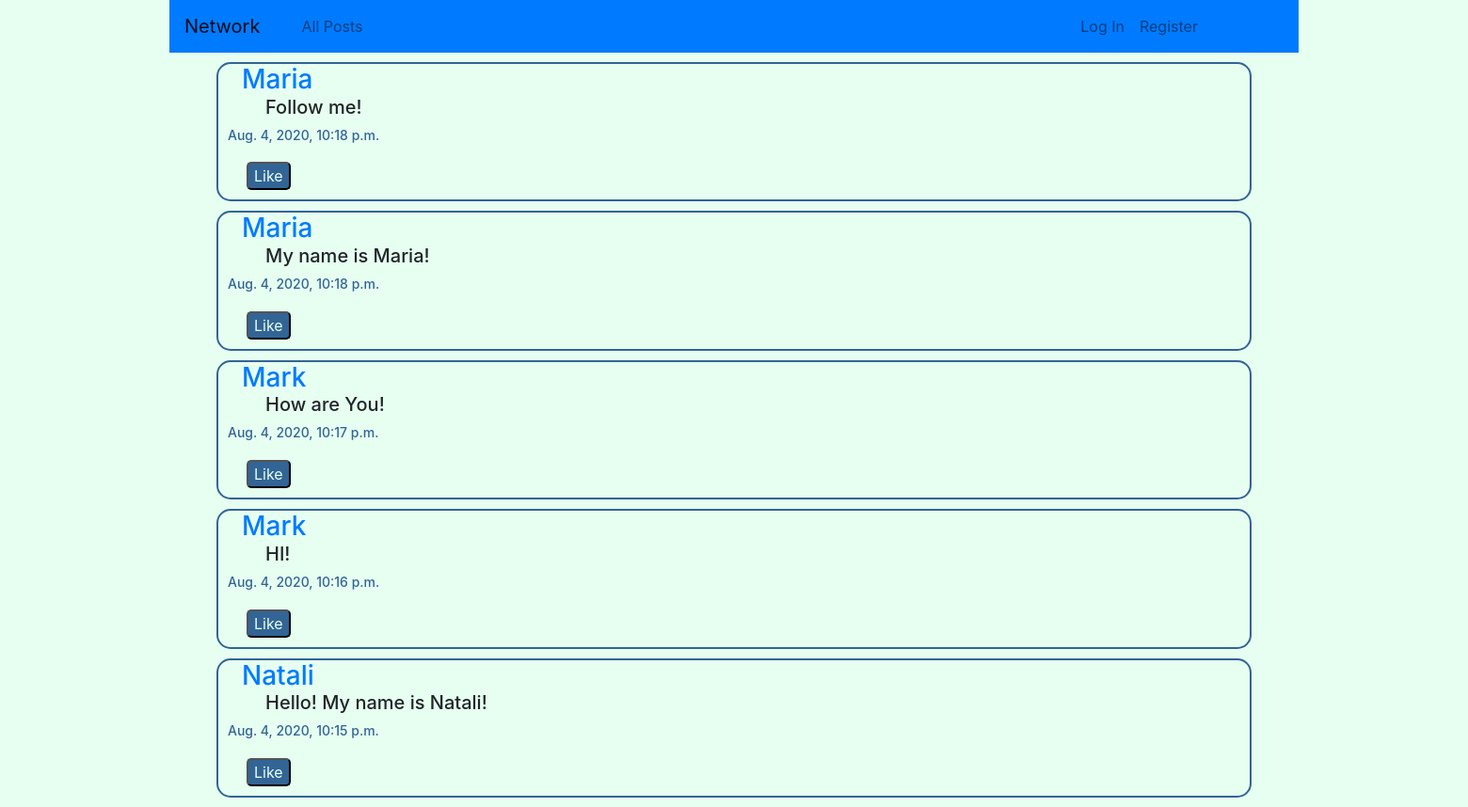
The page /1/following on the database as committed earlier.
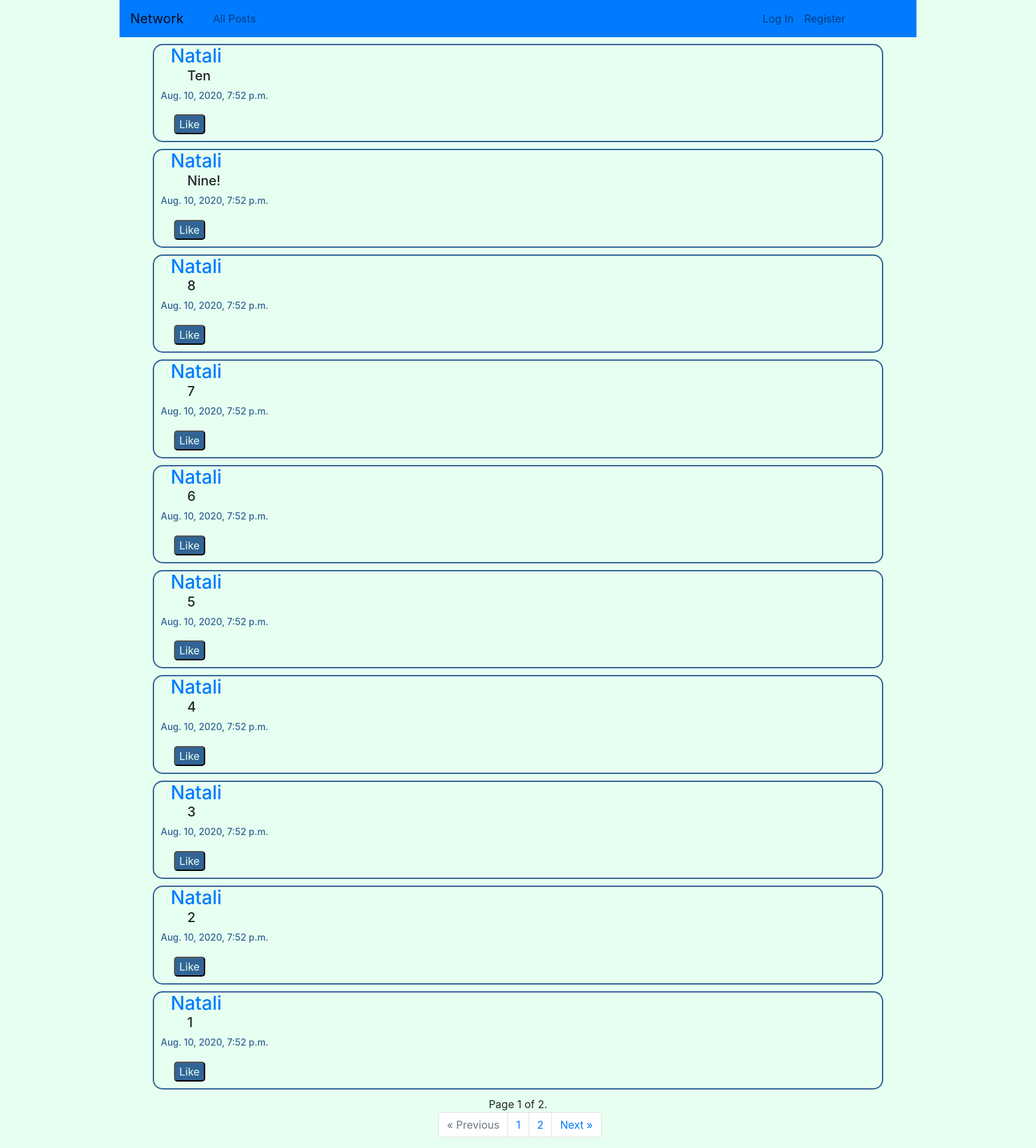
The same page on the database as committed later.
### network/models.py (models this page shows, shortened)
class Post(models.Model):
    user = models.ForeignKey(User, on_delete=models.CASCADE, related_name="user")
    content = models.TextField()
    time = models.DateTimeField()

class User(AbstractUser):
    pass

### network/views.py (the view)
# urls.py: path("<int:user_id>/following", views.following, name="following"),
def following(request, user_id):
    pageNum = request.GET.get('page')
    user = User.objects.get(id = user_id)
    follows = Follow.objects.all().filter(user = user)
    if len(follows) > 0:
        notFollowing = False
        for f in range(len(follows)):
            userN = User.objects.get(username = follows[f].following)
            if f == 0:
                p0sts = Post.objects.all().filter(user = userN.id)
            else:
                p0sts = p0sts | Post.objects.all().filter(user = userN.id)
        posts = p0sts.order_by('-time')
    else:
        notFollowing = True
        posts = []
    paginator = Paginator(posts, 10)
    pageResp = paginator.get_page(pageNum)
    return render(request, "network/following.html", {
        "notFollowing": notFollowing,
        "posts": pageResp
    })

### network/templates/network/following.html (shortened to what this page needs)
{% extends "network/layout.html" %}
{% block body %}
    {% if notFollowing %}
        <div class="notFollowing">
            <h3>The user is not following to anyone!</h3>
        </div>
    {% else %}
        <div class="followingPosts">
            {% for post in posts %}
                <div class="post">
                    <div>
                        <h3 id="postUser"><a href={{post.user.id}} id="usrN">{{ post.user }}</a></h3>
                    </div>
                    <div id="ID{{post.id}}">
                        <h5 id="postMessage">{{ post.content }}</h5>
                    </div>
                    <div>
                        <h6 id="postDateTime">{{ post.time }}</h6>
                        <button class="postLike B{{post.id}}" id="like{{post.user}}" onclick="likePost({{post.id}}, true)">Like</button>
                    </div>
                </div>
            {% endfor %}
        </div>
    {% endif %}
    <div class="paginator_item">
        {% if posts %}
            {% if posts.paginator.num_pages > 1 %}
                <nav aria-label="Page navigation example">
                    <span class="current">
                        Page {{ posts.number }} of {{ posts.paginator.num_pages }}.
                    </span>
                    <ul class="pagination">
                        {% if posts.has_previous %}
                            <li class="page-item"><a class="page-link" href="?page={{ posts.previous_page_number }}">&laquo; Previous</a></li>
                        {% else %}
                            <li class="page-item disabled">
                                <span class="page-link">&laquo; Previous</span>
                            </li>
                        {% endif %}
                        {% for page in posts.paginator.page_range %}
                            <li class="page-item"><a class="page-link" href="?page={{page}}">{{page}}</a></li>
                        {% endfor %}
                        {% if posts.has_next %}
                            <li class="page-item"><a class="page-link" href="?page={{ posts.next_page_number }}">Next &raquo;</a></li>
                        {% else %}
                        <li class="page-item disabled">
                            <span class="page-link">Next &raquo;</span>
                        </li>
                        {% endif %}
                    </ul>
                </nav>
            {% endif %}
        {% endif %}
    </div>
{% endblock %}

Rows that differ between the two databases and show on the page:
no longer on this page (row unchanged): Post: user "Maria", content "Follow me!", time "Aug. 4, 2020, 10:18 p.m."
no longer on this page (row unchanged): Post: user "Maria", content "My name is Maria!", time "Aug. 4, 2020, 10:18 p.m."
no longer on this page (row unchanged): Post: user "Mark", content "How are You!", time "Aug. 4, 2020, 10:17 p.m."
no longer on this page (row unchanged): Post: user "Mark", content "HI!", time "Aug. 4, 2020, 10:16 p.m."
no longer on this page (row unchanged): Post: user "Natali", content "Hello! My name is Natali!", time "Aug. 4, 2020, 10:15 p.m."
added Post: user "Natali", content "Ten", time "Aug. 10, 2020, 7:52 p.m."
added Post: user "Natali", content "Nine!", time "Aug. 10, 2020, 7:52 p.m."
added Post: user "Natali", content "8", time "Aug. 10, 2020, 7:52 p.m."
added Post: user "Natali", content "7", time "Aug. 10, 2020, 7:52 p.m."
added Post: user "Natali", content "6", time "Aug. 10, 2020, 7:52 p.m."
added Post: user "Natali", content "5", time "Aug. 10, 2020, 7:52 p.m."
added Post: user "Natali", content "4", time "Aug. 10, 2020, 7:52 p.m."
added Post: user "Natali", content "3", time "Aug. 10, 2020, 7:52 p.m."
added Post: user "Natali", content "2", time "Aug. 10, 2020, 7:52 p.m."
added Post: user "Natali", content "1", time "Aug. 10, 2020, 7:52 p.m."
Other text that changed with them:
{{ posts.number }}: (not shown) → "1"
{{ posts.paginator.num_pages }}: (not shown) → "2"
text now shown: "Page of . « Previous Next »"
new list line: "1"
new list line: "2"
